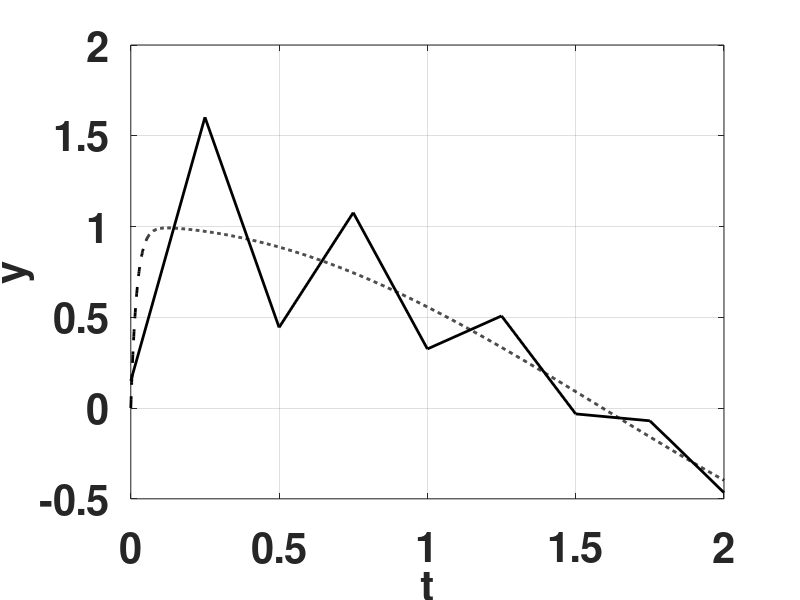
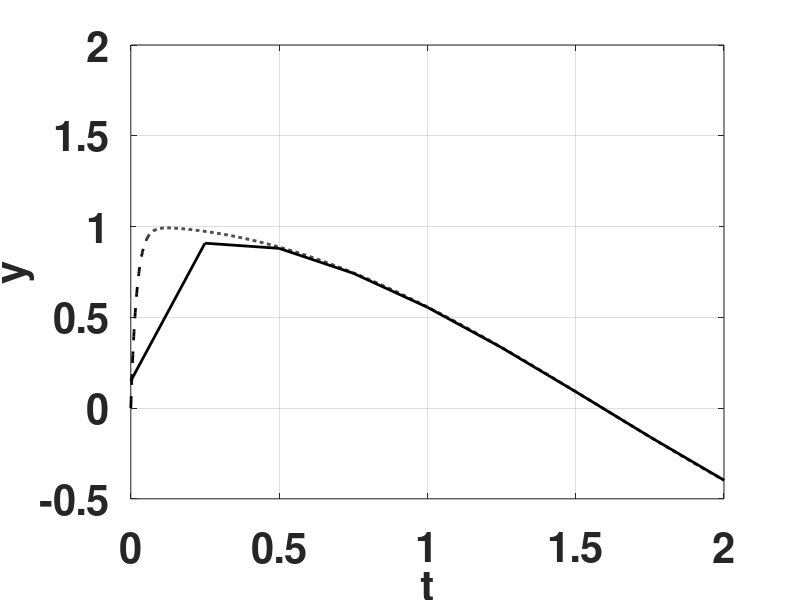

MATLAB code for these plots, in order:
h_im=0.25;
h_ei=0.25;
h_fin=1/1000;
lambda=-50;
t_im=0:h_im:2;
t_ei=0:h_ei:2;
t_fin=0:h_fin:2;
y_ei=zeros(1,length(t_ei));
y_im=zeros(1,length(t_im));
y_ei(1)=0.15;
y_im(1)=0.15;
for i=2:length(t_im)
  y_im(i)=1/(1-h_im*0.5*lambda)*((1+0.5*h_im*lambda)*y_im(i-1)-h_im*lambda*cos(t_im(i-1)+h_im/2));
end
for i=2:length(t_ei)
  y_ei(i)=1/(1-h_ei*lambda)*(y_ei(i-1)-h_ei*lambda*cos(t_ei(i)));
end  
imp_mid=figure
plot(t_im,y_im,'-k','LineWidth',2)
hold on
plot(t_fin,lambda*lambda/(lambda*lambda+1)*cos(t_fin)-lambda/(lambda*lambda+1)*sin(t_fin)-lambda*lambda/(lambda*lambda+1)*e.^(lambda*t_fin),'--k','LineWidth',2)
xlabel("t");
ylabel("y");
axis([0 2 -0.5 2]);
grid on;
set(gca,'FontSize',30,'fontWeight','bold');
set(findall(gcf,'type','text'),'FontSize',30,'fontWeight','bold');
saveas(imp_mid,['imp_mid','.eps'],'eps') 
eul_imp=figure
plot(t_ei,y_ei,'-k','LineWidth',2);
hold on
plot(t_fin,lambda*lambda/(lambda*lambda+1)*cos(t_fin)-lambda/(lambda*lambda+1)*sin(t_fin)-lambda*lambda/(lambda*lambda+1)*e.^(lambda*t_fin),'--k','LineWidth',2)
xlabel("t");
ylabel("y");
axis([0 2 -0.5 2]);
grid on;
set(gca,'FontSize',30,'fontWeight','bold');
set(findall(gcf,'type','text'),'FontSize',30,'fontWeight','bold');
saveas(eul_imp,['eul_imp','.eps'],'eps') 